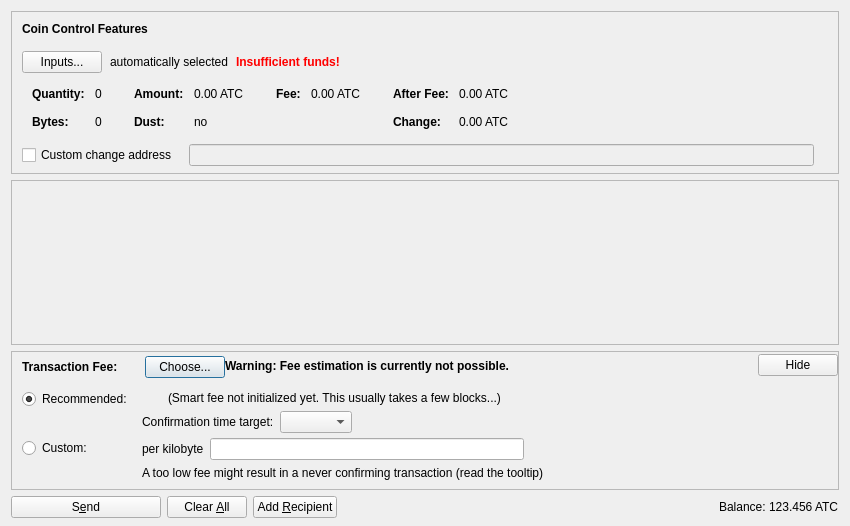
<?xml version="1.0" encoding="UTF-8"?>
<ui version="4.0">
 <class>SendCoinsDialog</class>
 <widget class="QDialog" name="SendCoinsDialog">
  <property name="geometry">
   <rect>
    <x>0</x>
    <y>0</y>
    <width>850</width>
    <height>526</height>
   </rect>
  </property>
  <property name="windowTitle">
   <string>Send Coins</string>
  </property>
  <layout class="QVBoxLayout" name="verticalLayout" stretch="0,1,0,0">
   <property name="bottomMargin">
    <number>8</number>
   </property>
   <item>
    <widget class="QFrame" name="frameCoinControl">
     <property name="sizePolicy">
      <sizepolicy hsizetype="Expanding" vsizetype="Expanding">
       <horstretch>0</horstretch>
       <verstretch>0</verstretch>
      </sizepolicy>
     </property>
     <property name="maximumSize">
      <size>
       <width>16777215</width>
       <height>16777215</height>
      </size>
     </property>
     <property name="frameShape">
      <enum>QFrame::StyledPanel</enum>
     </property>
     <property name="frameShadow">
      <enum>QFrame::Sunken</enum>
     </property>
     <layout class="QVBoxLayout" name="verticalLayoutCoinControl2">
      <property name="spacing">
       <number>0</number>
      </property>
      <property name="leftMargin">
       <number>0</number>
      </property>
      <property name="topMargin">
       <number>0</number>
      </property>
      <property name="rightMargin">
       <number>0</number>
      </property>
      <property name="bottomMargin">
       <number>6</number>
      </property>
      <item>
       <layout class="QVBoxLayout" name="verticalLayoutCoinControl" stretch="0,0,0,0,1">
        <property name="spacing">
         <number>0</number>
        </property>
        <property name="leftMargin">
         <number>10</number>
        </property>
        <property name="topMargin">
         <number>10</number>
        </property>
        <item>
         <layout class="QHBoxLayout" name="horizontalLayoutCoinControl1">
          <property name="bottomMargin">
           <number>15</number>
          </property>
          <item>
           <widget class="QLabel" name="labelCoinControlFeatures">
            <property name="sizePolicy">
             <sizepolicy hsizetype="Preferred" vsizetype="Maximum">
              <horstretch>0</horstretch>
              <verstretch>0</verstretch>
             </sizepolicy>
            </property>
            <property name="font">
             <font>
              <weight>75</weight>
              <bold>true</bold>
             </font>
            </property>
            <property name="styleSheet">
             <string notr="true">font-weight:bold;</string>
            </property>
            <property name="text">
             <string>Coin Control Features</string>
            </property>
           </widget>
          </item>
         </layout>
        </item>
        <item>
         <layout class="QHBoxLayout" name="horizontalLayoutCoinControl2" stretch="0,0,0,0">
          <property name="spacing">
           <number>8</number>
          </property>
          <property name="bottomMargin">
           <number>10</number>
          </property>
          <item>
           <widget class="QPushButton" name="pushButtonCoinControl">
            <property name="styleSheet">
             <string notr="true"/>
            </property>
            <property name="text">
             <string>Inputs...</string>
            </property>
            <property name="autoDefault">
             <bool>false</bool>
            </property>
           </widget>
          </item>
          <item>
           <widget class="QLabel" name="labelCoinControlAutomaticallySelected">
            <property name="text">
             <string>automatically selected</string>
            </property>
            <property name="margin">
             <number>5</number>
            </property>
           </widget>
          </item>
          <item>
           <widget class="QLabel" name="labelCoinControlInsuffFunds">
            <property name="font">
             <font>
              <weight>75</weight>
              <bold>true</bold>
             </font>
            </property>
            <property name="styleSheet">
             <string notr="true">color:red;font-weight:bold;</string>
            </property>
            <property name="text">
             <string>Insufficient funds!</string>
            </property>
            <property name="margin">
             <number>5</number>
            </property>
           </widget>
          </item>
          <item>
           <spacer name="horizontalSpacerCoinControl">
            <property name="orientation">
             <enum>Qt::Horizontal</enum>
            </property>
            <property name="sizeHint" stdset="0">
             <size>
              <width>40</width>
              <height>1</height>
             </size>
            </property>
           </spacer>
          </item>
         </layout>
        </item>
        <item>
         <widget class="QWidget" name="widgetCoinControl" native="true">
          <property name="sizePolicy">
           <sizepolicy hsizetype="Preferred" vsizetype="Preferred">
            <horstretch>0</horstretch>
            <verstretch>0</verstretch>
           </sizepolicy>
          </property>
          <property name="minimumSize">
           <size>
            <width>0</width>
            <height>0</height>
           </size>
          </property>
          <property name="styleSheet">
           <string notr="true"/>
          </property>
          <layout class="QHBoxLayout" name="horizontalLayoutCoinControl5">
           <property name="leftMargin">
            <number>0</number>
           </property>
           <property name="topMargin">
            <number>0</number>
           </property>
           <property name="rightMargin">
            <number>0</number>
           </property>
           <property name="bottomMargin">
            <number>0</number>
           </property>
           <item>
            <layout class="QHBoxLayout" name="horizontalLayoutCoinControl3" stretch="0,0,0,1">
             <property name="spacing">
              <number>20</number>
             </property>
             <property name="topMargin">
              <number>0</number>
             </property>
             <property name="bottomMargin">
              <number>10</number>
             </property>
             <item>
              <layout class="QFormLayout" name="formLayoutCoinControl1">
               <property name="horizontalSpacing">
                <number>10</number>
               </property>
               <property name="verticalSpacing">
                <number>14</number>
               </property>
               <property name="leftMargin">
                <number>10</number>
               </property>
               <property name="topMargin">
                <number>4</number>
               </property>
               <property name="rightMargin">
                <number>6</number>
               </property>
               <item row="0" column="0">
                <widget class="QLabel" name="labelCoinControlQuantityText">
                 <property name="font">
                  <font>
                   <weight>75</weight>
                   <bold>true</bold>
                  </font>
                 </property>
                 <property name="text">
                  <string>Quantity:</string>
                 </property>
                 <property name="margin">
                  <number>0</number>
                 </property>
                </widget>
               </item>
               <item row="0" column="1">
                <widget class="QLabel" name="labelCoinControlQuantity">
                 <property name="cursor">
                  <cursorShape>IBeamCursor</cursorShape>
                 </property>
                 <property name="contextMenuPolicy">
                  <enum>Qt::ActionsContextMenu</enum>
                 </property>
                 <property name="text">
                  <string notr="true">0</string>
                 </property>
                 <property name="margin">
                  <number>0</number>
                 </property>
                 <property name="textInteractionFlags">
                  <set>Qt::LinksAccessibleByMouse|Qt::TextSelectableByKeyboard|Qt::TextSelectableByMouse</set>
                 </property>
                </widget>
               </item>
               <item row="1" column="0">
                <widget class="QLabel" name="labelCoinControlBytesText">
                 <property name="font">
                  <font>
                   <weight>75</weight>
                   <bold>true</bold>
                  </font>
                 </property>
                 <property name="text">
                  <string>Bytes:</string>
                 </property>
                </widget>
               </item>
               <item row="1" column="1">
                <widget class="QLabel" name="labelCoinControlBytes">
                 <property name="cursor">
                  <cursorShape>IBeamCursor</cursorShape>
                 </property>
                 <property name="contextMenuPolicy">
                  <enum>Qt::ActionsContextMenu</enum>
                 </property>
                 <property name="text">
                  <string notr="true">0</string>
                 </property>
                 <property name="textInteractionFlags">
                  <set>Qt::LinksAccessibleByMouse|Qt::TextSelectableByKeyboard|Qt::TextSelectableByMouse</set>
                 </property>
                </widget>
               </item>
              </layout>
             </item>
             <item>
              <layout class="QFormLayout" name="formLayoutCoinControl2">
               <property name="horizontalSpacing">
                <number>10</number>
               </property>
               <property name="verticalSpacing">
                <number>14</number>
               </property>
               <property name="leftMargin">
                <number>6</number>
               </property>
               <property name="topMargin">
                <number>4</number>
               </property>
               <property name="rightMargin">
                <number>6</number>
               </property>
               <item row="0" column="0">
                <widget class="QLabel" name="labelCoinControlAmountText">
                 <property name="font">
                  <font>
                   <weight>75</weight>
                   <bold>true</bold>
                  </font>
                 </property>
                 <property name="text">
                  <string>Amount:</string>
                 </property>
                 <property name="margin">
                  <number>0</number>
                 </property>
                </widget>
               </item>
               <item row="0" column="1">
                <widget class="QLabel" name="labelCoinControlAmount">
                 <property name="cursor">
                  <cursorShape>IBeamCursor</cursorShape>
                 </property>
                 <property name="contextMenuPolicy">
                  <enum>Qt::ActionsContextMenu</enum>
                 </property>
                 <property name="text">
                  <string notr="true">0.00 ATC</string>
                 </property>
                 <property name="textInteractionFlags">
                  <set>Qt::LinksAccessibleByMouse|Qt::TextSelectableByKeyboard|Qt::TextSelectableByMouse</set>
                 </property>
                </widget>
               </item>
               <item row="1" column="0">
                <widget class="QLabel" name="labelCoinControlLowOutputText">
                 <property name="font">
                  <font>
                   <weight>75</weight>
                   <bold>true</bold>
                  </font>
                 </property>
                 <property name="text">
                  <string>Dust:</string>
                 </property>
                </widget>
               </item>
               <item row="1" column="1">
                <widget class="QLabel" name="labelCoinControlLowOutput">
                 <property name="cursor">
                  <cursorShape>IBeamCursor</cursorShape>
                 </property>
                 <property name="contextMenuPolicy">
                  <enum>Qt::ActionsContextMenu</enum>
                 </property>
                 <property name="text">
                  <string notr="true">no</string>
                 </property>
                 <property name="textInteractionFlags">
                  <set>Qt::LinksAccessibleByMouse|Qt::TextSelectableByKeyboard|Qt::TextSelectableByMouse</set>
                 </property>
                </widget>
               </item>
              </layout>
             </item>
             <item>
              <layout class="QFormLayout" name="formLayoutCoinControl3">
               <property name="horizontalSpacing">
                <number>10</number>
               </property>
               <property name="verticalSpacing">
                <number>14</number>
               </property>
               <property name="leftMargin">
                <number>6</number>
               </property>
               <property name="topMargin">
                <number>4</number>
               </property>
               <property name="rightMargin">
                <number>6</number>
               </property>
               <item row="0" column="0">
                <widget class="QLabel" name="labelCoinControlFeeText">
                 <property name="font">
                  <font>
                   <weight>75</weight>
                   <bold>true</bold>
                  </font>
                 </property>
                 <property name="text">
                  <string>Fee:</string>
                 </property>
                 <property name="margin">
                  <number>0</number>
                 </property>
                </widget>
               </item>
               <item row="0" column="1">
                <widget class="QLabel" name="labelCoinControlFee">
                 <property name="cursor">
                  <cursorShape>IBeamCursor</cursorShape>
                 </property>
                 <property name="contextMenuPolicy">
                  <enum>Qt::ActionsContextMenu</enum>
                 </property>
                 <property name="text">
                  <string notr="true">0.00 ATC</string>
                 </property>
                 <property name="textInteractionFlags">
                  <set>Qt::LinksAccessibleByMouse|Qt::TextSelectableByKeyboard|Qt::TextSelectableByMouse</set>
                 </property>
                </widget>
               </item>
              </layout>
             </item>
             <item>
              <layout class="QFormLayout" name="formLayoutCoinControl4">
               <property name="horizontalSpacing">
                <number>10</number>
               </property>
               <property name="verticalSpacing">
                <number>14</number>
               </property>
               <property name="leftMargin">
                <number>6</number>
               </property>
               <property name="topMargin">
                <number>4</number>
               </property>
               <property name="rightMargin">
                <number>6</number>
               </property>
               <item row="0" column="0">
                <widget class="QLabel" name="labelCoinControlAfterFeeText">
                 <property name="font">
                  <font>
                   <weight>75</weight>
                   <bold>true</bold>
                  </font>
                 </property>
                 <property name="text">
                  <string>After Fee:</string>
                 </property>
                 <property name="margin">
                  <number>0</number>
                 </property>
                </widget>
               </item>
               <item row="0" column="1">
                <widget class="QLabel" name="labelCoinControlAfterFee">
                 <property name="cursor">
                  <cursorShape>IBeamCursor</cursorShape>
                 </property>
                 <property name="contextMenuPolicy">
                  <enum>Qt::ActionsContextMenu</enum>
                 </property>
                 <property name="text">
                  <string notr="true">0.00 ATC</string>
                 </property>
                 <property name="textInteractionFlags">
                  <set>Qt::LinksAccessibleByMouse|Qt::TextSelectableByKeyboard|Qt::TextSelectableByMouse</set>
                 </property>
                </widget>
               </item>
               <item row="1" column="0">
                <widget class="QLabel" name="labelCoinControlChangeText">
                 <property name="font">
                  <font>
                   <weight>75</weight>
                   <bold>true</bold>
                  </font>
                 </property>
                 <property name="text">
                  <string>Change:</string>
                 </property>
                </widget>
               </item>
               <item row="1" column="1">
                <widget class="QLabel" name="labelCoinControlChange">
                 <property name="cursor">
                  <cursorShape>IBeamCursor</cursorShape>
                 </property>
                 <property name="contextMenuPolicy">
                  <enum>Qt::ActionsContextMenu</enum>
                 </property>
                 <property name="text">
                  <string notr="true">0.00 ATC</string>
                 </property>
                 <property name="textInteractionFlags">
                  <set>Qt::LinksAccessibleByMouse|Qt::TextSelectableByKeyboard|Qt::TextSelectableByMouse</set>
                 </property>
                </widget>
               </item>
              </layout>
             </item>
            </layout>
           </item>
          </layout>
         </widget>
        </item>
        <item>
         <layout class="QHBoxLayout" name="horizontalLayoutCoinControl4" stretch="0,0,0">
          <property name="spacing">
           <number>12</number>
          </property>
          <property name="sizeConstraint">
           <enum>QLayout::SetDefaultConstraint</enum>
          </property>
          <property name="topMargin">
           <number>5</number>
          </property>
          <property name="rightMargin">
           <number>5</number>
          </property>
          <item>
           <widget class="QCheckBox" name="checkBoxCoinControlChange">
            <property name="toolTip">
             <string>If this is activated, but the change address is empty or invalid, change will be sent to a newly generated address.</string>
            </property>
            <property name="text">
             <string>Custom change address</string>
            </property>
           </widget>
          </item>
          <item>
           <widget class="QValidatedLineEdit" name="lineEditCoinControlChange">
            <property name="enabled">
             <bool>false</bool>
            </property>
            <property name="sizePolicy">
             <sizepolicy hsizetype="Expanding" vsizetype="Fixed">
              <horstretch>0</horstretch>
              <verstretch>0</verstretch>
             </sizepolicy>
            </property>
           </widget>
          </item>
          <item>
           <widget class="QLabel" name="labelCoinControlChangeLabel">
            <property name="sizePolicy">
             <sizepolicy hsizetype="Preferred" vsizetype="Expanding">
              <horstretch>0</horstretch>
              <verstretch>0</verstretch>
             </sizepolicy>
            </property>
            <property name="minimumSize">
             <size>
              <width>0</width>
              <height>0</height>
             </size>
            </property>
            <property name="text">
             <string/>
            </property>
            <property name="margin">
             <number>3</number>
            </property>
           </widget>
          </item>
         </layout>
        </item>
        <item>
         <spacer name="verticalSpacerCoinControl">
          <property name="orientation">
           <enum>Qt::Vertical</enum>
          </property>
          <property name="sizeHint" stdset="0">
           <size>
            <width>800</width>
            <height>1</height>
           </size>
          </property>
         </spacer>
        </item>
       </layout>
      </item>
     </layout>
    </widget>
   </item>
   <item>
    <widget class="QScrollArea" name="scrollArea">
     <property name="widgetResizable">
      <bool>true</bool>
     </property>
     <widget class="QWidget" name="scrollAreaWidgetContents">
      <property name="geometry">
       <rect>
        <x>0</x>
        <y>0</y>
        <width>830</width>
        <height>104</height>
       </rect>
      </property>
      <layout class="QVBoxLayout" name="verticalLayout_2" stretch="0,1">
       <property name="leftMargin">
        <number>0</number>
       </property>
       <property name="topMargin">
        <number>0</number>
       </property>
       <property name="rightMargin">
        <number>0</number>
       </property>
       <property name="bottomMargin">
        <number>0</number>
       </property>
       <item>
        <layout class="QVBoxLayout" name="entries">
         <property name="spacing">
          <number>6</number>
         </property>
        </layout>
       </item>
       <item>
        <spacer name="verticalSpacer">
         <property name="orientation">
          <enum>Qt::Vertical</enum>
         </property>
         <property name="sizeHint" stdset="0">
          <size>
           <width>20</width>
           <height>40</height>
          </size>
         </property>
        </spacer>
       </item>
      </layout>
     </widget>
    </widget>
   </item>
   <item>
    <widget class="QFrame" name="frameFee">
     <property name="sizePolicy">
      <sizepolicy hsizetype="Expanding" vsizetype="Expanding">
       <horstretch>0</horstretch>
       <verstretch>0</verstretch>
      </sizepolicy>
     </property>
     <property name="maximumSize">
      <size>
       <width>16777215</width>
       <height>16777215</height>
      </size>
     </property>
     <property name="frameShape">
      <enum>QFrame::StyledPanel</enum>
     </property>
     <property name="frameShadow">
      <enum>QFrame::Sunken</enum>
     </property>
     <layout class="QVBoxLayout" name="verticalLayoutFee1">
      <property name="spacing">
       <number>0</number>
      </property>
      <property name="leftMargin">
       <number>0</number>
      </property>
      <property name="topMargin">
       <number>0</number>
      </property>
      <property name="rightMargin">
       <number>0</number>
      </property>
      <property name="bottomMargin">
       <number>0</number>
      </property>
      <item>
       <layout class="QVBoxLayout" name="verticalLayoutFee2" stretch="0,0,0">
        <property name="spacing">
         <number>0</number>
        </property>
        <property name="leftMargin">
         <number>10</number>
        </property>
        <property name="topMargin">
         <number>0</number>
        </property>
        <item>
         <layout class="QHBoxLayout" name="horizontalLayoutFee1">
          <property name="bottomMargin">
           <number>0</number>
          </property>
          <item>
           <layout class="QVBoxLayout" name="verticalLayoutFee7">
            <property name="spacing">
             <number>0</number>
            </property>
            <item>
             <spacer name="verticalSpacerSmartFee">
              <property name="orientation">
               <enum>Qt::Vertical</enum>
              </property>
              <property name="sizeType">
               <enum>QSizePolicy::Fixed</enum>
              </property>
              <property name="sizeHint" stdset="0">
               <size>
                <width>1</width>
                <height>4</height>
               </size>
              </property>
             </spacer>
            </item>
            <item>
             <layout class="QHBoxLayout" name="horizontalLayoutSmartFee">
              <property name="spacing">
               <number>10</number>
              </property>
              <item>
               <widget class="QLabel" name="labelFeeHeadline">
                <property name="sizePolicy">
                 <sizepolicy hsizetype="Preferred" vsizetype="Maximum">
                  <horstretch>0</horstretch>
                  <verstretch>0</verstretch>
                 </sizepolicy>
                </property>
                <property name="font">
                 <font>
                  <weight>75</weight>
                  <bold>true</bold>
                 </font>
                </property>
                <property name="styleSheet">
                 <string notr="true">font-weight:bold;</string>
                </property>
                <property name="text">
                 <string>Transaction Fee:</string>
                </property>
               </widget>
              </item>
              <item>
               <widget class="QLabel" name="labelFeeMinimized">
                <property name="text">
                 <string/>
                </property>
               </widget>
              </item>
              <item>
               <widget class="QPushButton" name="buttonChooseFee">
                <property name="text">
                 <string>Choose...</string>
                </property>
               </widget>
              </item>
             </layout>
            </item>
            <item>
             <spacer name="verticalSpacer_5">
              <property name="orientation">
               <enum>Qt::Vertical</enum>
              </property>
              <property name="sizeHint" stdset="0">
               <size>
                <width>1</width>
                <height>1</height>
               </size>
              </property>
             </spacer>
            </item>
           </layout>
          </item>
          <item>
           <widget class="QLabel" name="fallbackFeeWarningLabel">
            <property name="toolTip">
             <string>Using the fallbackfee can result in sending a transaction that will take several hours or days (or never) to confirm. Consider choosing your fee manually or wait until you have validated the complete chain.</string>
            </property>
            <property name="font">
            <font>
                <weight>75</weight>
                <bold>true</bold>
            </font>
            </property>
            <property name="text">
             <string>Warning: Fee estimation is currently not possible.</string>
            </property>
            <property name="wordWrap">
             <bool>false</bool>
            </property>
           </widget>
          </item>
          <item>
           <spacer name="horizontalSpacer_4">
            <property name="orientation">
             <enum>Qt::Horizontal</enum>
            </property>
            <property name="sizeType">
             <enum>QSizePolicy::MinimumExpanding</enum>
            </property>
            <property name="sizeHint" stdset="0">
             <size>
              <width>40</width>
              <height>20</height>
             </size>
            </property>
           </spacer>
          </item>
          <item>
           <widget class="QPushButton" name="buttonMinimizeFee">
            <property name="toolTip">
             <string>collapse fee-settings</string>
            </property>
            <property name="text">
             <string>Hide</string>
            </property>
           </widget>
          </item>
         </layout>
        </item>
        <item>
         <widget class="QFrame" name="frameFeeSelection">
          <layout class="QVBoxLayout" name="verticalLayoutFee12">
           <property name="spacing">
            <number>0</number>
           </property>
           <property name="leftMargin">
            <number>0</number>
           </property>
           <property name="topMargin">
            <number>0</number>
           </property>
           <property name="rightMargin">
            <number>0</number>
           </property>
           <property name="bottomMargin">
            <number>0</number>
           </property>
           <item>
            <layout class="QGridLayout" name="gridLayoutFee">
             <property name="topMargin">
              <number>10</number>
             </property>
             <property name="bottomMargin">
              <number>4</number>
             </property>
             <property name="horizontalSpacing">
              <number>10</number>
             </property>
             <property name="verticalSpacing">
              <number>4</number>
             </property>
             <item row="1" column="1">
              <layout class="QVBoxLayout" name="verticalLayoutFee8">
               <property name="spacing">
                <number>6</number>
               </property>
               <item>
                <layout class="QHBoxLayout" name="horizontalLayoutFee13">
                 <item>
                  <widget class="QLabel" name="labelCustomPerKilobyte">
                   <property name="toolTip">
                    <string>Specify a custom fee per kB (1,000 bytes) of the transaction's virtual size.

Note:  Since the fee is calculated on a per-byte basis, a fee of "100 satoshis per kB" for a transaction size of 500 bytes (half of 1 kB) would ultimately yield a fee of only 50 satoshis.</string>
                   </property>
                   <property name="text">
                    <string>per kilobyte</string>
                   </property>
                  </widget>
                 </item>
                 <item>
                  <widget class="BitcoinAmountField" name="customFee"/>
                 </item>
                 <item>
                  <spacer name="horizontalSpacer_6">
                   <property name="orientation">
                    <enum>Qt::Horizontal</enum>
                   </property>
                   <property name="sizeHint" stdset="0">
                    <size>
                     <width>1</width>
                     <height>1</height>
                    </size>
                   </property>
                  </spacer>
                 </item>
                </layout>
               </item>
               <item>
                <layout class="QHBoxLayout" name="horizontalLayoutFee8">
                 <item>
                  <widget class="QLabel" name="labelCustomFeeWarning">
                   <property name="enabled">
                    <bool>true</bool>
                   </property>
                   <property name="toolTip">
                    <string>When there is less transaction volume than space in the blocks, miners as well as relaying nodes may enforce a minimum fee. Paying only this minimum fee is just fine, but be aware that this can result in a never confirming transaction once there is more demand for arcticoin transactions than the network can process.</string>
                   </property>
                   <property name="text">
                    <string>A too low fee might result in a never confirming transaction (read the tooltip)</string>
                   </property>
                  </widget>
                 </item>
                 <item>
                  <spacer name="horizontalSpacer_2">
                   <property name="orientation">
                    <enum>Qt::Horizontal</enum>
                   </property>
                   <property name="sizeHint" stdset="0">
                    <size>
                     <width>1</width>
                     <height>1</height>
                    </size>
                   </property>
                  </spacer>
                 </item>
                </layout>
               </item>
              </layout>
             </item>
             <item row="0" column="0">
              <layout class="QVBoxLayout" name="verticalLayoutFee4" stretch="0,1">
               <item>
                <widget class="QRadioButton" name="radioSmartFee">
                 <property name="text">
                  <string>Recommended:</string>
                 </property>
                 <property name="checked">
                  <bool>true</bool>
                 </property>
                 <attribute name="buttonGroup">
                  <string notr="true">groupFee</string>
                 </attribute>
                </widget>
               </item>
               <item>
                <spacer name="verticalSpacer_2">
                 <property name="orientation">
                  <enum>Qt::Vertical</enum>
                 </property>
                 <property name="sizeHint" stdset="0">
                  <size>
                   <width>1</width>
                   <height>1</height>
                  </size>
                 </property>
                </spacer>
               </item>
              </layout>
             </item>
             <item row="1" column="0">
              <layout class="QVBoxLayout" name="verticalLayoutFee9" stretch="0,1">
               <item>
                <widget class="QRadioButton" name="radioCustomFee">
                 <property name="text">
                  <string>Custom:</string>
                 </property>
                 <attribute name="buttonGroup">
                  <string notr="true">groupFee</string>
                 </attribute>
                </widget>
               </item>
               <item>
                <spacer name="verticalSpacer_6">
                 <property name="orientation">
                  <enum>Qt::Vertical</enum>
                 </property>
                 <property name="sizeHint" stdset="0">
                  <size>
                   <width>1</width>
                   <height>1</height>
                  </size>
                 </property>
                </spacer>
               </item>
              </layout>
             </item>
             <item row="0" column="1">
              <layout class="QVBoxLayout" name="verticalLayoutFee3" stretch="0,0,1">
               <property name="spacing">
                <number>6</number>
               </property>
               <property name="topMargin">
                <number>2</number>
               </property>
               <item>
                <layout class="QHBoxLayout" name="horizontalLayoutFee12">
                 <item>
                  <widget class="QLabel" name="labelSmartFee">
                   <property name="text">
                    <string/>
                   </property>
                  </widget>
                 </item>
                 <item>
                  <widget class="QLabel" name="labelFeeEstimation">
                   <property name="text">
                    <string/>
                   </property>
                  </widget>
                 </item>
                 <item>
                  <widget class="QLabel" name="labelSmartFee2">
                   <property name="text">
                    <string>(Smart fee not initialized yet. This usually takes a few blocks...)</string>
                   </property>
                  </widget>
                 </item>
                 <item>
                  <spacer name="horizontalSpacer_5">
                   <property name="orientation">
                    <enum>Qt::Horizontal</enum>
                   </property>
                   <property name="sizeHint" stdset="0">
                    <size>
                     <width>1</width>
                     <height>1</height>
                    </size>
                   </property>
                  </spacer>
                 </item>
                </layout>
               </item>
               <item>
                <layout class="QHBoxLayout" name="horizontalLayoutFee9">
                 <item>
                  <layout class="QVBoxLayout" name="verticalLayoutFee6">
                   <item>
                    <widget class="QLabel" name="labelSmartFee3">
                     <property name="text">
                      <string>Confirmation time target:</string>
                     </property>
                    </widget>
                   </item>
                  </layout>
                 </item>
                 <item>
                  <layout class="QVBoxLayout" name="verticalLayoutFee5">
                   <property name="rightMargin">
                    <number>30</number>
                   </property>
                   <item>
                    <layout class="QHBoxLayout" name="horizontalLayoutConfTarget">
                     <property name="bottomMargin">
                      <number>0</number>
                     </property>
                     <item>
                      <widget class="QComboBox" name="confTargetSelector"/>
                     </item>
                     <item>
                      <spacer name="horizontalSpacerConfTarget">
                       <property name="orientation">
                        <enum>Qt::Horizontal</enum>
                       </property>
                       <property name="sizeHint" stdset="0">
                        <size>
                         <width>40</width>
                         <height>20</height>
                        </size>
                       </property>
                      </spacer>
                     </item>
                    </layout>
                   </item>
                  </layout>
                 </item>
                </layout>
               </item>
               <item>
                <spacer name="verticalSpacer_4">
                 <property name="orientation">
                  <enum>Qt::Vertical</enum>
                 </property>
                 <property name="sizeHint" stdset="0">
                  <size>
                   <width>1</width>
                   <height>1</height>
                  </size>
                 </property>
                </spacer>
               </item>
              </layout>
             </item>
            </layout>
           </item>
          </layout>
         </widget>
        </item>
        <item>
         <spacer name="verticalSpacerFee">
          <property name="orientation">
           <enum>Qt::Vertical</enum>
          </property>
          <property name="sizeHint" stdset="0">
           <size>
            <width>40</width>
            <height>5</height>
           </size>
          </property>
         </spacer>
        </item>
       </layout>
      </item>
     </layout>
    </widget>
   </item>
   <item>
    <layout class="QHBoxLayout" name="horizontalLayout">
     <item>
      <widget class="QPushButton" name="sendButton">
       <property name="minimumSize">
        <size>
         <width>150</width>
         <height>0</height>
        </size>
       </property>
       <property name="toolTip">
        <string>Confirm the send action</string>
       </property>
       <property name="text">
        <string>S&amp;end</string>
       </property>
       <property name="icon">
        <iconset resource="../bitcoin.qrc">
         <normaloff>:/icons/send</normaloff>:/icons/send</iconset>
       </property>
       <property name="autoDefault">
        <bool>false</bool>
       </property>
       <property name="default">
        <bool>false</bool>
       </property>
      </widget>
     </item>
     <item>
      <widget class="QPushButton" name="clearButton">
       <property name="sizePolicy">
        <sizepolicy hsizetype="Minimum" vsizetype="Fixed">
         <horstretch>0</horstretch>
         <verstretch>0</verstretch>
        </sizepolicy>
       </property>
       <property name="toolTip">
        <string>Clear all fields of the form.</string>
       </property>
       <property name="text">
        <string>Clear &amp;All</string>
       </property>
       <property name="icon">
        <iconset resource="../bitcoin.qrc">
         <normaloff>:/icons/remove</normaloff>:/icons/remove</iconset>
       </property>
       <property name="autoDefault">
        <bool>false</bool>
       </property>
      </widget>
     </item>
     <item>
      <widget class="QPushButton" name="addButton">
       <property name="toolTip">
        <string>Send to multiple recipients at once</string>
       </property>
       <property name="text">
        <string>Add &amp;Recipient</string>
       </property>
       <property name="icon">
        <iconset resource="../bitcoin.qrc">
         <normaloff>:/icons/add</normaloff>:/icons/add</iconset>
       </property>
       <property name="autoDefault">
        <bool>false</bool>
       </property>
      </widget>
     </item>
     <item>
      <spacer name="horizontalSpacer">
       <property name="orientation">
        <enum>Qt::Horizontal</enum>
       </property>
       <property name="sizeHint" stdset="0">
        <size>
         <width>40</width>
         <height>20</height>
        </size>
       </property>
      </spacer>
     </item>
     <item>
      <layout class="QHBoxLayout" name="horizontalLayout_2">
       <property name="spacing">
        <number>3</number>
       </property>
       <item>
        <widget class="QLabel" name="label">
         <property name="sizePolicy">
          <sizepolicy hsizetype="Preferred" vsizetype="Fixed">
           <horstretch>0</horstretch>
           <verstretch>0</verstretch>
          </sizepolicy>
         </property>
         <property name="text">
          <string>Balance:</string>
         </property>
        </widget>
       </item>
       <item>
        <widget class="QLabel" name="labelBalance">
         <property name="sizePolicy">
          <sizepolicy hsizetype="Preferred" vsizetype="Fixed">
           <horstretch>0</horstretch>
           <verstretch>0</verstretch>
          </sizepolicy>
         </property>
         <property name="cursor">
          <cursorShape>IBeamCursor</cursorShape>
         </property>
         <property name="text">
          <string notr="true">123.456 ATC</string>
         </property>
         <property name="textInteractionFlags">
          <set>Qt::LinksAccessibleByMouse|Qt::TextSelectableByKeyboard|Qt::TextSelectableByMouse</set>
         </property>
        </widget>
       </item>
      </layout>
     </item>
    </layout>
   </item>
  </layout>
 </widget>
 <customwidgets>
  <customwidget>
   <class>QValidatedLineEdit</class>
   <extends>QLineEdit</extends>
   <header>qt/qvalidatedlineedit.h</header>
  </customwidget>
  <customwidget>
   <class>BitcoinAmountField</class>
   <extends>QLineEdit</extends>
   <header>qt/bitcoinamountfield.h</header>
   <container>1</container>
  </customwidget>
 </customwidgets>
 <resources>
  <include location="../bitcoin.qrc"/>
 </resources>
 <connections/>
 <buttongroups>
  <buttongroup name="groupFee"/>
 </buttongroups>
</ui>
